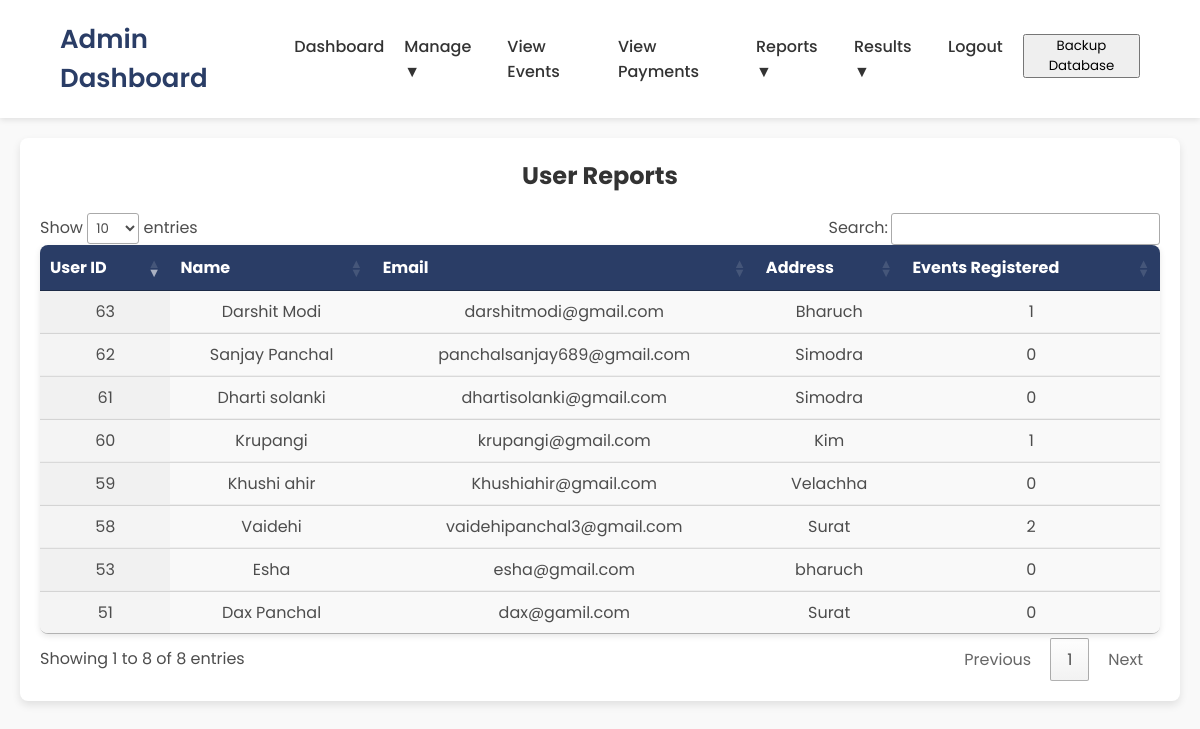
Page /user_reports.php (signed in) on the committed database.
### tables this page shows
CREATE TABLE `user_master` (
  `user_id` int NOT NULL AUTO_INCREMENT,
  `user_name` text,
  `user_email` text,
  `user_password` text,
  `user_address` text,
  `otp` varchar(255) DEFAULT NULL,
  `otp_expiry` int DEFAULT NULL,
  `user_created_at` datetime DEFAULT CURRENT_TIMESTAMP,
  PRIMARY KEY (`user_id`)
);

### user_reports.php (the view, shortened to what this page needs)
<?php
include "config.php";
$sql = "SELECT
            um.user_id,
            um.user_name,
            um.user_email,
            um.user_address,
            COUNT(uer.event_id) AS event_count
        FROM
            user_master um
        LEFT JOIN
            user_event_registration uer ON um.user_id = uer.user_id
        GROUP BY
            um.user_id
        ORDER BY
            um.user_id DESC";
$mysqli_result = mysqli_query($conn, $sql);
?>
<!DOCTYPE html>
<html lang="en">
<head>
    <link rel="stylesheet" href="https://cdn.datatables.net/1.11.5/css/jquery.dataTables.min.css">
</head>
<body>
    <?php include "admin_navbar.php"; ?>
    <main>
        <div class="content">
            <h2>User Reports</h2>
            <table id="userTable" class="user-table display">
                <thead>
                    <tr>
                        <th>User ID</th>
                        <th>Name</th>
                        <th>Email</th>
                        <th>Address</th>
                        <th>Events Registered</th>
                    </tr>
                </thead>
                <tbody>
                    <?php
                    if (mysqli_num_rows($mysqli_result) > 0) {
                        while ($row = mysqli_fetch_assoc($mysqli_result)) {
                            echo "<tr>";
                            echo "<td>" . htmlspecialchars($row['user_id']) . "</td>";
                            echo "<td>" . htmlspecialchars($row['user_name']) . "</td>";
                            echo "<td>" . htmlspecialchars($row['user_email']) . "</td>";
                            echo "<td>" . htmlspecialchars($row['user_address']) . "</td>";
                            echo "<td>" . htmlspecialchars($row['event_count']) . "</td>";
                            echo "</tr>";
                        }
                    } else {
                        echo "<tr><td colspan='5' style='text-align:center;'>No users found.</td></tr>";
                    }
                    ?>
                </tbody>
            </table>
        </div>
    </main>
</body>
</html>

### user_reports.php (style rules this page uses)
* { margin: 0; padding: 0; box-sizing: border-box; font-family: 'Poppins', sans-serif; }
body { background-color: #f9f9f9; color: #4d4d4d; min-height: 100vh; display: flex; flex-direction: column; }
main { flex: 1; padding: 20px; }
.content { max-width: 1200px; margin: 0 auto; background: #fff; padding: 20px; border-radius: 8px; box-shadow: 0 4px 8px rgba(0, 0, 0, 0.1); }
.content h2 { text-align: center; margin-bottom: 20px; color: #333; }
.user-table { width: 100%; border-collapse: collapse; margin-top: 20px; box-shadow: 0 2px 6px rgba(0, 0, 0, 0.1); border-radius: 8px; overflow: hidden; }
.user-table th, .user-table td { padding: 12px 15px; text-align: left; border-bottom: 1px solid #eee; }
.user-table th { background-color: #2a3d66; color: #fff; font-weight: 600; text-align: center; }
.user-table td { text-align: center; }
.user-table tr:last-child td { border-bottom: none; }
.user-table tr:nth-child(even) { background-color: #f9f9f9; }

### admin_navbar.php (style rules this page uses)
* { margin: 0; padding: 0; box-sizing: border-box; font-family: 'Poppins', sans-serif; }

### rows in the picture
user_master: user_id "63", user_name "Darshit Modi", user_email "darshitmodi@gmail.com", user_address "Bharuch", event_count "1"
user_master: user_id "62", user_name "Sanjay Panchal", user_email "panchalsanjay689@gmail.com", user_address "Simodra", event_count "0"
user_master: user_id "61", user_name "Dharti solanki", user_email "dhartisolanki@gmail.com", user_address "Simodra", event_count "0"
user_master: user_id "60", user_name "Krupangi", user_email "krupangi@gmail.com", user_address "Kim", event_count "1"
user_master: user_id "59", user_name "Khushi ahir", user_email "Khushiahir@gmail.com", user_address "Velachha", event_count "0"
user_master: user_id "58", user_name "Vaidehi", user_email "vaidehipanchal3@gmail.com", user_address "Surat", event_count "2"
user_master: user_id "53", user_name "Esha", user_email "esha@gmail.com", user_address "bharuch", event_count "0"
user_master: user_id "51", user_name "Dax Panchal", user_email "dax@gamil.com", user_address "Surat", event_count "0"
